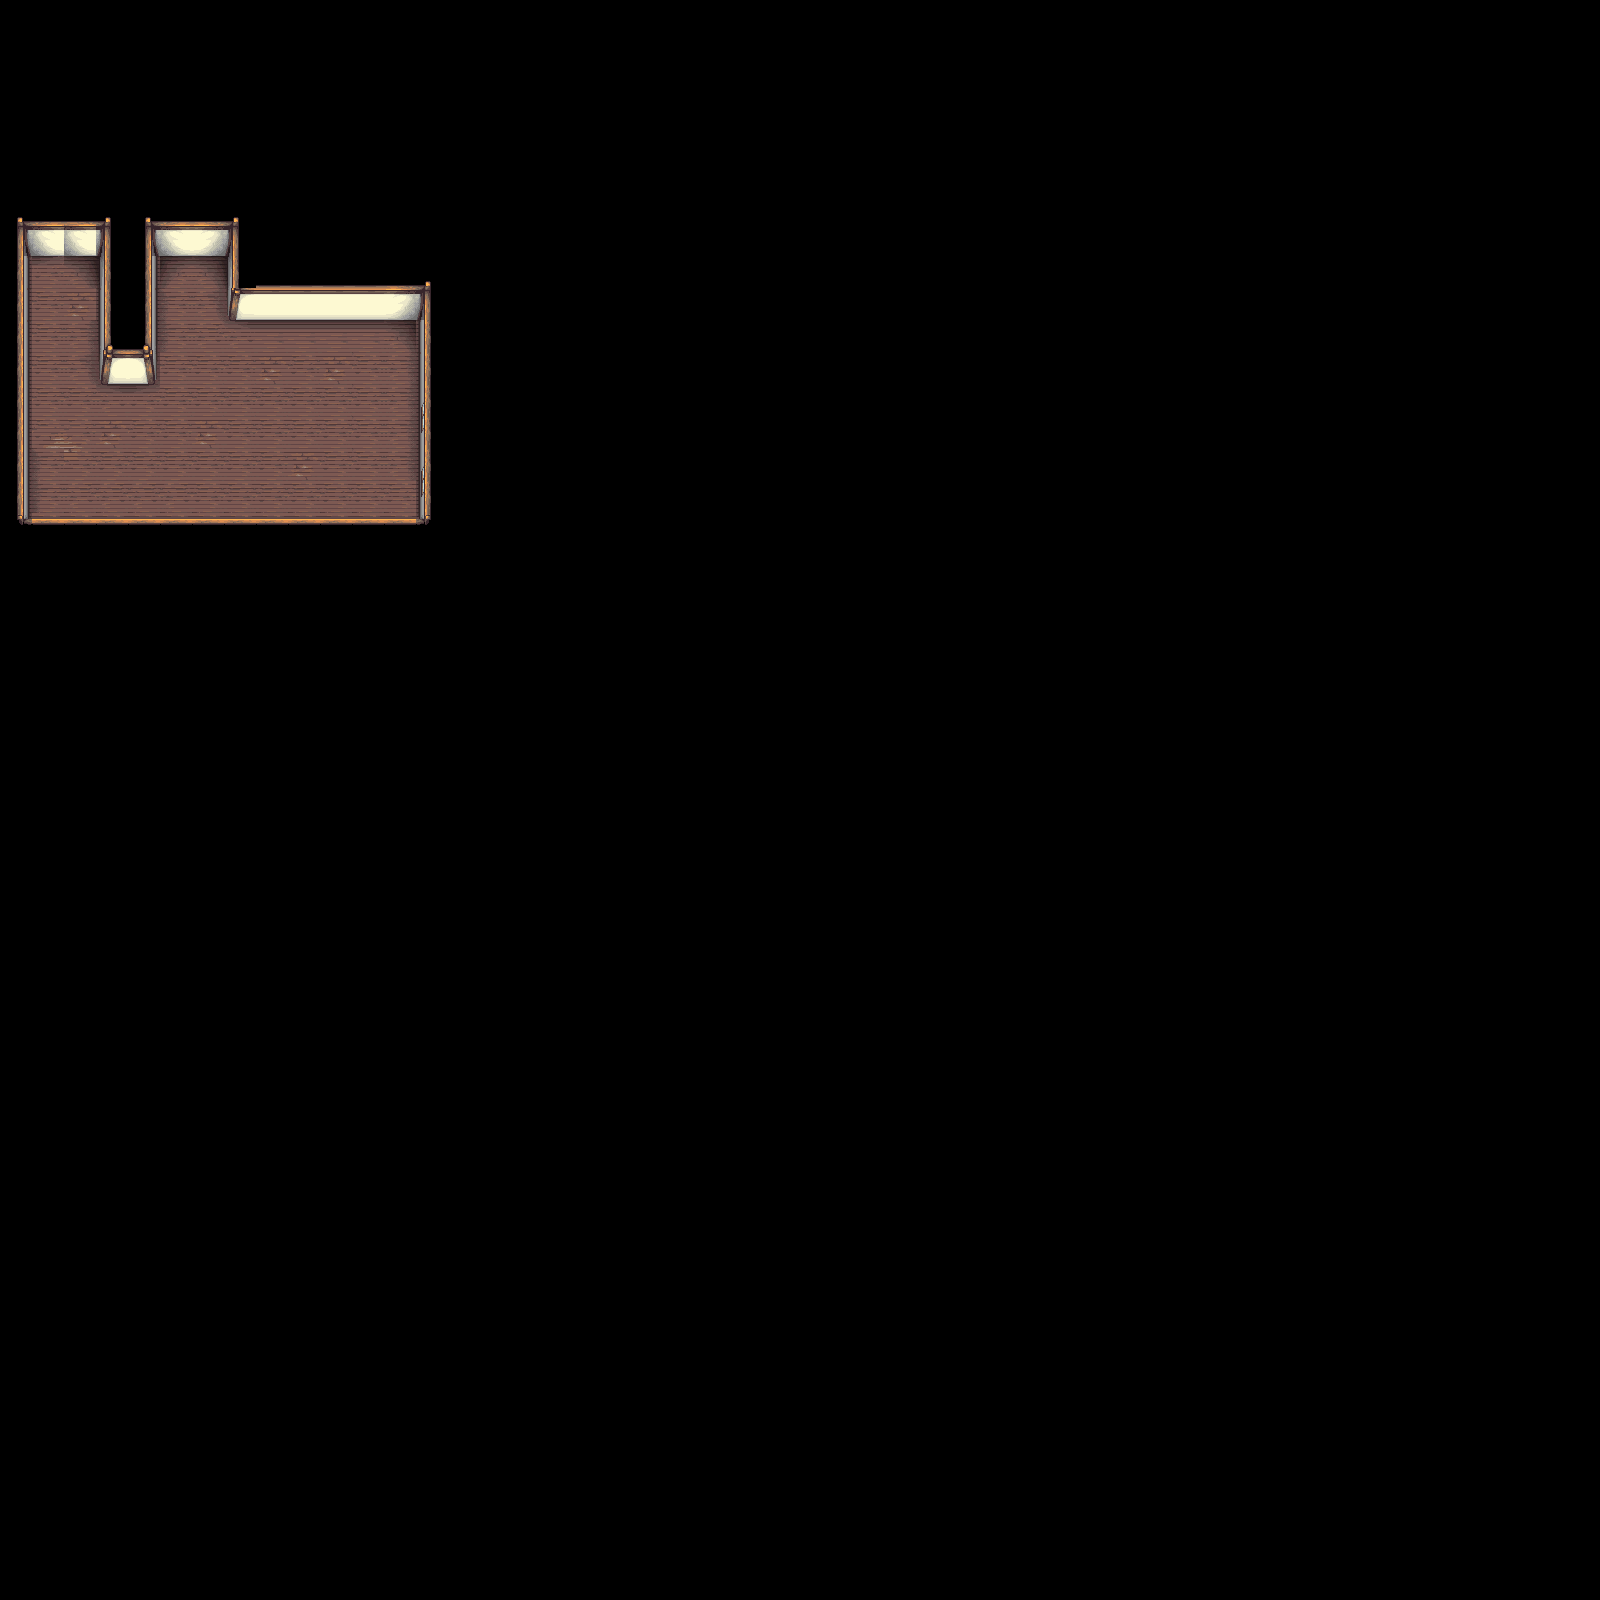

This is a level from a 2D game, rendered from its Tiled map with the project's own tilesets. A one-line summary and the complete map file follow:
An orthogonal 50x50 tile map with 32x32 px tiles, 1 tile layer (floor) and 10 objects.

<map version="1.0" orientation="orthogonal" renderorder="right-down" width="50" height="50" tilewidth="32" tileheight="32" nextobjectid="37">
 <tileset firstgid="1" name="tilesetHouse" tilewidth="32" tileheight="32" tilecount="117" columns="9">
  <image source="tilesetHouse.png" width="288" height="416" />
 </tileset>
 <layer name="floor" width="50" height="50">
  <data encoding="csv">
6,6,6,6,6,6,6,6,6,6,6,6,6,6,6,6,6,6,6,6,6,6,6,6,6,6,6,6,6,6,6,6,6,6,6,6,6,6,6,6,6,6,6,6,6,6,6,6,6,6,
6,6,6,6,6,6,6,6,6,6,6,6,6,6,6,6,6,6,6,6,6,6,6,6,6,6,6,6,6,6,6,6,6,6,6,6,6,6,6,6,6,6,6,6,6,6,6,6,6,6,
6,6,6,6,6,6,6,6,6,6,6,6,6,6,6,6,6,6,6,6,6,6,6,6,6,6,6,6,6,6,6,6,6,6,6,6,6,6,6,6,6,6,6,6,6,6,6,6,6,6,
6,6,6,6,6,6,6,6,6,6,6,6,6,6,6,6,6,6,6,6,6,6,6,6,6,6,6,6,6,6,6,6,6,6,6,6,6,6,6,6,6,6,6,6,6,6,6,6,6,6,
6,6,6,6,6,6,6,6,6,6,6,6,6,6,6,6,6,6,6,6,6,6,6,6,6,6,6,6,6,6,6,6,6,6,6,6,6,6,6,6,6,6,6,6,6,6,6,6,6,6,
6,6,6,6,6,6,6,6,6,6,6,6,6,6,6,6,6,6,6,6,6,6,6,6,6,6,6,6,6,6,6,6,6,6,6,6,6,6,6,6,6,6,6,6,6,6,6,6,6,6,
1,2,3,4,1,2,3,4,6,6,6,6,6,6,6,6,6,6,6,6,6,6,6,6,6,6,6,6,6,6,6,6,6,6,6,6,6,6,6,6,6,6,6,6,6,6,6,6,6,6,
10,11,11,13,10,11,12,13,6,6,6,6,6,6,6,6,6,6,6,6,6,6,6,6,6,6,6,6,6,6,6,6,6,6,6,6,6,6,6,6,6,6,6,6,6,6,6,6,6,6,
26,53,81,22,62,20,81,22,5,5,5,5,3,4,6,6,6,6,6,6,6,6,6,6,6,6,6,6,6,6,6,6,6,6,6,6,6,6,6,6,6,6,6,6,6,6,6,6,6,6,
26,47,46,25,26,27,42,43,14,14,14,14,12,13,6,6,6,6,6,6,6,6,6,6,6,6,6,6,6,6,6,6,6,6,6,6,6,6,6,6,6,6,6,6,6,6,6,6,6,6,
26,47,33,34,35,36,51,52,23,23,23,23,81,25,6,6,6,6,6,6,6,6,6,6,6,6,6,6,6,6,6,6,6,6,6,6,6,6,6,6,6,6,6,6,6,6,6,6,6,6,
62,47,42,43,44,15,15,15,46,15,46,54,33,25,6,6,6,6,6,6,6,6,6,6,6,6,6,6,6,6,6,6,6,6,6,6,6,6,6,6,6,6,6,6,6,6,6,6,6,6,
62,47,47,52,53,15,15,15,15,15,15,54,33,103,6,6,6,6,6,6,6,6,6,6,6,6,6,6,6,6,6,6,6,6,6,6,6,6,6,6,6,6,6,6,6,6,6,6,6,6,
62,48,49,46,47,47,46,47,47,47,47,54,33,112,6,6,6,6,6,6,6,6,6,6,6,6,6,6,6,6,6,6,6,6,6,6,6,6,6,6,6,6,6,6,6,6,6,6,6,6,
62,27,58,47,47,47,47,47,47,46,47,54,33,103,6,6,6,6,6,6,6,6,6,6,6,6,6,6,6,6,6,6,6,6,6,6,6,6,6,6,6,6,6,6,6,6,6,6,6,6,
62,63,18,18,18,18,47,47,47,47,47,47,47,112,6,6,6,6,6,6,6,6,6,6,6,6,6,6,6,6,6,6,6,6,6,6,6,6,6,6,6,6,6,6,6,6,6,6,6,6,
28,32,32,32,32,32,32,32,32,32,32,32,32,31,6,6,6,6,6,6,6,6,6,6,6,6,6,6,6,6,6,6,6,6,6,6,6,6,6,6,6,6,6,6,6,6,6,6,6,6,
6,6,6,6,6,6,6,6,6,6,6,6,6,6,6,6,6,6,6,6,6,6,6,6,6,6,6,6,6,6,6,6,6,6,6,6,6,6,6,6,6,6,6,6,6,6,6,6,6,6,
6,6,6,6,6,6,6,6,6,6,6,6,6,6,6,6,6,6,6,6,6,6,6,6,6,6,6,6,6,6,6,6,6,6,6,6,6,6,6,6,6,6,6,6,6,6,6,6,6,6,
6,6,6,6,6,6,6,6,6,6,6,6,6,6,6,6,6,6,6,6,6,6,6,6,6,6,6,6,6,6,6,6,6,6,6,6,6,6,6,6,6,6,6,6,6,6,6,6,6,6,
6,6,6,6,6,6,6,6,6,6,6,6,6,6,6,6,6,6,6,6,6,6,6,6,6,6,6,6,6,6,6,6,6,6,6,6,6,6,6,6,6,6,6,6,6,6,6,6,6,6,
6,6,6,6,6,6,6,6,6,6,6,6,6,6,6,6,6,6,6,6,6,6,6,6,6,6,6,6,6,6,6,6,6,6,6,6,6,6,6,6,6,6,6,6,6,6,6,6,6,6,
6,6,6,6,6,6,6,6,6,6,6,6,6,6,6,6,6,6,6,6,6,6,6,6,6,6,6,6,6,6,6,6,6,6,6,6,6,6,6,6,6,6,6,6,6,6,6,6,6,6,
6,6,6,6,6,6,6,6,6,6,6,6,6,6,6,6,6,6,6,6,6,6,6,6,6,6,6,6,6,6,6,6,6,6,6,6,6,6,6,6,6,6,6,6,6,6,6,6,6,6,
6,6,6,6,6,6,6,6,6,6,6,6,6,6,6,6,6,6,6,6,6,6,6,6,6,6,6,6,6,6,6,6,6,6,6,6,6,6,6,6,6,6,6,6,6,6,6,6,6,6,
6,6,6,6,6,6,6,6,6,6,6,6,6,6,6,6,6,6,6,6,6,6,6,6,6,6,6,6,6,6,6,6,6,6,6,6,6,6,6,6,6,6,6,6,6,6,6,6,6,6,
6,6,6,6,6,6,6,6,6,6,6,6,6,6,6,6,6,6,6,6,6,6,6,6,6,6,6,6,6,6,6,6,6,6,6,6,6,6,6,6,6,6,6,6,6,6,6,6,6,6,
6,6,6,6,6,6,6,6,6,6,6,6,6,6,6,6,6,6,6,6,6,6,6,6,6,6,6,6,6,6,6,6,6,6,6,6,6,6,6,6,6,6,6,6,6,6,6,6,6,6,
6,6,6,6,6,6,6,6,6,6,6,6,6,6,6,6,6,6,6,6,6,6,6,6,6,6,6,6,6,6,6,6,6,6,6,6,6,6,6,6,6,6,6,6,6,6,6,6,6,6,
6,6,6,6,6,6,6,6,6,6,6,6,6,6,6,6,6,6,6,6,6,6,6,6,6,6,6,6,6,6,6,6,6,6,6,6,6,6,6,6,6,6,6,6,6,6,6,6,6,6,
6,6,6,6,6,6,6,6,6,6,6,6,6,6,6,6,6,6,6,6,6,6,6,6,6,6,6,6,6,6,6,6,6,6,6,6,6,6,6,6,6,6,6,6,6,6,6,6,6,6,
6,6,6,6,6,6,6,6,6,6,6,6,6,6,6,6,6,6,6,6,6,6,6,6,6,6,6,6,6,6,6,6,6,6,6,6,6,6,6,6,6,6,6,6,6,6,6,6,6,6,
6,6,6,6,6,6,6,6,6,6,6,6,6,6,6,6,6,6,6,6,6,6,6,6,6,6,6,6,6,6,6,6,6,6,6,6,6,6,6,6,6,6,6,6,6,6,6,6,6,6,
6,6,6,6,6,6,6,6,6,6,6,6,6,6,6,6,6,6,6,6,6,6,6,6,6,6,6,6,6,6,6,6,6,6,6,6,6,6,6,6,6,6,6,6,6,6,6,6,6,6,
6,6,6,6,6,6,6,6,6,6,6,6,6,6,6,6,6,6,6,6,6,6,6,6,6,6,6,6,6,6,6,6,6,6,6,6,6,6,6,6,6,6,6,6,6,6,6,6,6,6,
6,6,6,6,6,6,6,6,6,6,6,6,6,6,6,6,6,6,6,6,6,6,6,6,6,6,6,6,6,6,6,6,6,6,6,6,6,6,6,6,6,6,6,6,6,6,6,6,6,6,
6,6,6,6,6,6,6,6,6,6,6,6,6,6,6,6,6,6,6,6,6,6,6,6,6,6,6,6,6,6,6,6,6,6,6,6,6,6,6,6,6,6,6,6,6,6,6,6,6,6,
6,6,6,6,6,6,6,6,6,6,6,6,6,6,6,6,6,6,6,6,6,6,6,6,6,6,6,6,6,6,6,6,6,6,6,6,6,6,6,6,6,6,6,6,6,6,6,6,6,6,
6,6,6,6,6,6,6,6,6,6,6,6,6,6,6,6,6,6,6,6,6,6,6,6,6,6,6,6,6,6,6,6,6,6,6,6,6,6,6,6,6,6,6,6,6,6,6,6,6,6,
6,6,6,6,6,6,6,6,6,6,6,6,6,6,6,6,6,6,6,6,6,6,6,6,6,6,6,6,6,6,6,6,6,6,6,6,6,6,6,6,6,6,6,6,6,6,6,6,6,6,
6,6,6,6,6,6,6,6,6,6,6,6,6,6,6,6,6,6,6,6,6,6,6,6,6,6,6,6,6,6,6,6,6,6,6,6,6,6,6,6,6,6,6,6,6,6,6,6,6,6,
6,6,6,6,6,6,6,6,6,6,6,6,6,6,6,6,6,6,6,6,6,6,6,6,6,6,6,6,6,6,6,6,6,6,6,6,6,6,6,6,6,6,6,6,6,6,6,6,6,6,
6,6,6,6,6,6,6,6,6,6,6,6,6,6,6,6,6,6,6,6,6,6,6,6,6,6,6,6,6,6,6,6,6,6,6,6,6,6,6,6,6,6,6,6,6,6,6,6,6,6,
6,6,6,6,6,6,6,6,6,6,6,6,6,6,6,6,6,6,6,6,6,6,6,6,6,6,6,6,6,6,6,6,6,6,6,6,6,6,6,6,6,6,6,6,6,6,6,6,6,6,
6,6,6,6,6,6,6,6,6,6,6,6,6,6,6,6,6,6,6,6,6,6,6,6,6,6,6,6,6,6,6,6,6,6,6,6,6,6,6,6,6,6,6,6,6,6,6,6,6,6,
6,6,6,6,6,6,6,6,6,6,6,6,6,6,6,6,6,6,6,6,6,6,6,6,6,6,6,6,6,6,6,6,6,6,6,6,6,6,6,6,6,6,6,6,6,6,6,6,6,6,
6,6,6,6,6,6,6,6,6,6,6,6,6,6,6,6,6,6,6,6,6,6,6,6,6,6,6,6,6,6,6,6,6,6,6,6,6,6,6,6,6,6,6,6,6,6,6,6,6,6,
6,6,6,6,6,6,6,6,6,6,6,6,6,6,6,6,6,6,6,6,6,6,6,6,6,6,6,6,6,6,6,6,6,6,6,6,6,6,6,6,6,6,6,6,6,6,6,6,6,6,
6,6,6,6,6,6,6,6,6,6,6,6,6,6,6,6,6,6,6,6,6,6,6,6,6,6,6,6,6,6,6,6,6,6,6,6,6,6,6,6,6,6,6,6,6,6,6,6,6,6,
6,6,6,6,6,6,6,6,6,6,6,6,6,6,6,6,6,6,6,6,6,6,6,6,6,6,6,6,6,6,6,6,6,6,6,6,6,6,6,6,6,6,6,6,6,6,6,6,6,6
</data>
 </layer>
 <objectgroup name="walls">
  <object id="16" x="16" y="224" width="8" height="296" />
  <object id="19" x="424" y="288" width="8" height="232" />
  <object id="22" x="232" y="288" width="192" height="32" />
  <object id="24" x="232" y="232" width="8" height="56" />
  <object id="25" x="152" y="224" width="88" height="32" />
  <object id="26" x="144" y="216" width="8" height="144" />
  <object id="27" x="104" y="352" width="48" height="32" />
  <object id="28" x="104" y="224" width="8" height="128" />
  <object id="29" x="24" y="216" width="80" height="40" />
  <object id="36" x="24" y="512" width="288" height="16" />
 </objectgroup>
</map>
